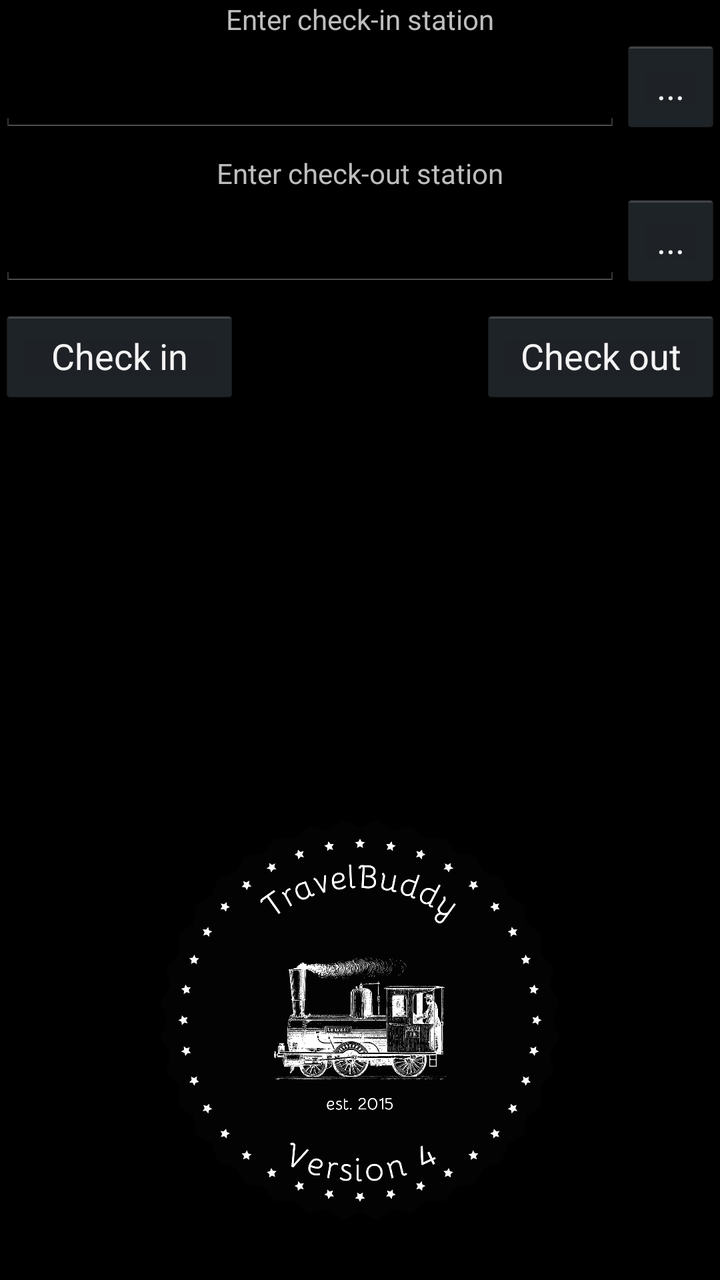
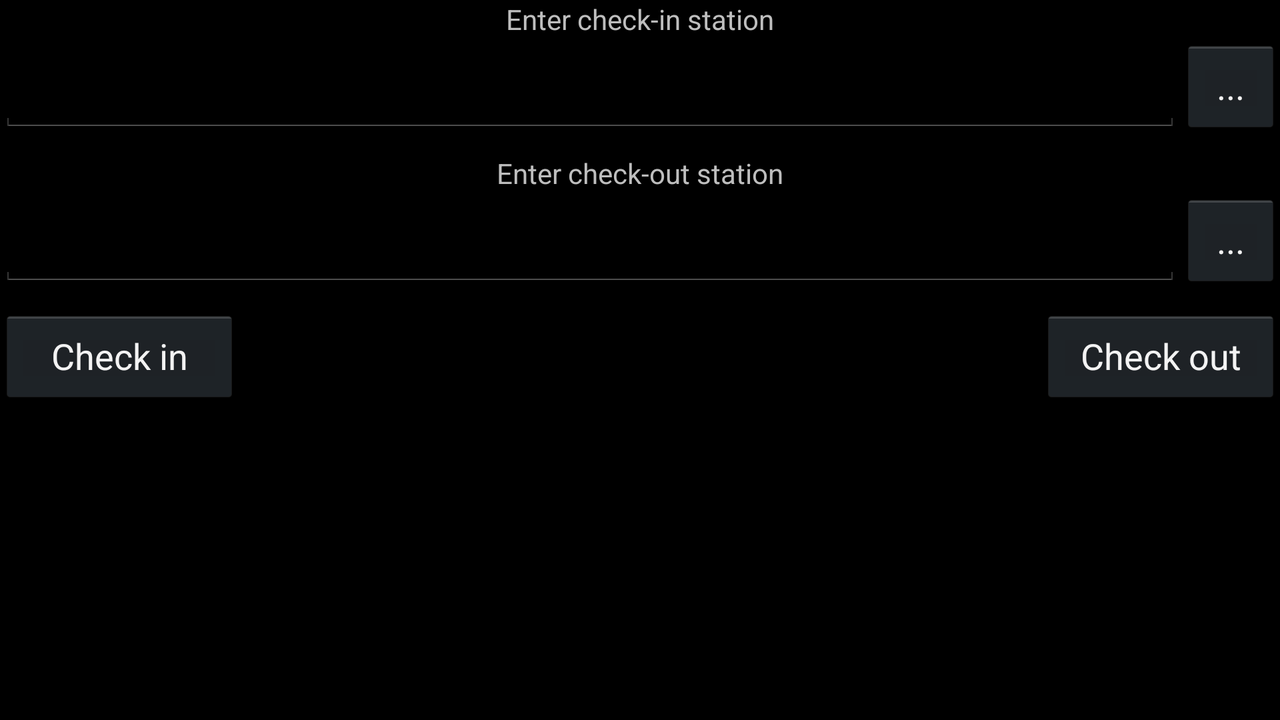

Two renders of one Android screen. The first uses the default layout on a phone; the second uses the alternative layout the repository ships for a different screen configuration, on a matching device. The two XML files are below.
<!-- AndroidManifest.xml: application theme DarkTheme -->
<!-- res/layout/fragment_travel.xml -->
<RelativeLayout xmlns:android="http://schemas.android.com/apk/res/android"
    xmlns:tools="http://schemas.android.com/tools"
    android:layout_width="match_parent"
    android:layout_height="match_parent"
    android:paddingLeft="@dimen/activity_horizontal_margin"
    android:paddingRight="@dimen/activity_horizontal_margin"
    android:paddingTop="@dimen/activity_vertical_margin"
    android:paddingBottom="@dimen/activity_vertical_margin"
    tools:context="it.lieberkind.travelbuddyv3.TravelFragment">

    <TextView android:id="@+id/checkin_label"
        android:text="@string/checkin_label"
        android:layout_width="match_parent"
        android:layout_height="wrap_content"
        android:gravity="center" />

    <Button android:id="@+id/select_checkin_station_button"
        android:layout_width="50dp"
        android:layout_height="wrap_content"
        android:layout_below="@id/checkin_label"
        android:layout_alignParentRight="true"
        android:text="..." />

    <EditText android:id="@+id/checkin_station"
        android:layout_width="match_parent"
        android:layout_height="wrap_content"
        android:layout_toLeftOf="@id/select_checkin_station_button"
        android:layout_alignBottom="@id/select_checkin_station_button" />

    <TextView android:id="@+id/checkout_label"
        android:text="@string/checkout_label"
        android:layout_width="match_parent"
        android:layout_height="wrap_content"
        android:layout_below="@+id/checkin_station"
        android:gravity="center"
        android:layout_marginTop="10dp" />

    <Button android:id="@+id/select_checkout_station_button"
        android:layout_width="50dp"
        android:layout_height="wrap_content"
        android:layout_below="@id/checkout_label"
        android:layout_alignParentRight="true"
        android:text="..." />

    <EditText android:id="@+id/checkout_station"
        android:layout_width="match_parent"
        android:layout_height="wrap_content"
        android:layout_toLeftOf="@id/select_checkout_station_button"
        android:layout_alignBottom="@id/select_checkout_station_button" />

    <Button android:id="@+id/checkin_button"
        android:layout_width="120dp"
        android:layout_height="wrap_content"
        android:layout_below="@id/checkout_station"
        android:text="@string/checkin_button"
        android:layout_marginTop="10dp" />

    <Button android:id="@+id/checkout_button"
        android:text="@string/checkout_button"
        android:layout_width="120dp"
        android:layout_height="wrap_content"
        android:layout_below="@id/checkout_station"
        android:layout_alignParentRight="true"
        android:layout_marginTop="10dp" />

    <ImageView android:id="@+id/logo"
        android:layout_width="200dp"
        android:layout_height="200dp"
        android:src="@drawable/logo"
        android:layout_alignParentBottom="true"
        android:layout_marginBottom="30dp"
        android:layout_centerHorizontal="true" />

</RelativeLayout>
<!-- resources referenced by this layout -->
<resources>
  <!-- drawable logo: png bitmap (drawable-hdpi, 214997 bytes) -->
  <string name="checkin_button">Check in</string>
  <string name="checkin_label">Enter check-in station</string>
  <string name="checkout_button">Check out</string>
  <string name="checkout_label">Enter check-out station</string>
  <style name="DarkTheme" parent="android:Theme.Holo" />
</resources>
<!-- res/layout-land/fragment_travel.xml (the repository's variant of the layout above) -->
<!-- drawn on the phone turned sideways -->
<RelativeLayout xmlns:android="http://schemas.android.com/apk/res/android"
    xmlns:tools="http://schemas.android.com/tools"
    android:layout_width="match_parent"
    android:layout_height="match_parent"
    android:paddingLeft="@dimen/activity_horizontal_margin"
    android:paddingRight="@dimen/activity_horizontal_margin"
    android:paddingTop="@dimen/activity_vertical_margin"
    android:paddingBottom="@dimen/activity_vertical_margin"
    tools:context="it.lieberkind.travelbuddyv3.TravelFragment">

    <TextView android:id="@+id/checkin_label"
        android:text="@string/checkin_label"
        android:layout_width="match_parent"
        android:layout_height="wrap_content"
        android:gravity="center" />

    <Button android:id="@+id/select_checkin_station_button"
        android:layout_width="50dp"
        android:layout_height="wrap_content"
        android:layout_below="@id/checkin_label"
        android:layout_alignParentRight="true"
        android:text="..." />

    <EditText android:id="@+id/checkin_station"
        android:layout_width="match_parent"
        android:layout_height="wrap_content"
        android:layout_toLeftOf="@id/select_checkin_station_button"
        android:layout_alignBottom="@id/select_checkin_station_button" />

    <TextView android:id="@+id/checkout_label"
        android:text="@string/checkout_label"
        android:layout_width="match_parent"
        android:layout_height="wrap_content"
        android:layout_below="@+id/checkin_station"
        android:gravity="center"
        android:layout_marginTop="10dp" />

    <Button android:id="@+id/select_checkout_station_button"
        android:layout_width="50dp"
        android:layout_height="wrap_content"
        android:layout_below="@id/checkout_label"
        android:layout_alignParentRight="true"
        android:text="..." />

    <EditText android:id="@+id/checkout_station"
        android:layout_width="match_parent"
        android:layout_height="wrap_content"
        android:layout_toLeftOf="@id/select_checkout_station_button"
        android:layout_alignBottom="@id/select_checkout_station_button" />

    <Button android:id="@+id/checkin_button"
        android:layout_width="120dp"
        android:layout_height="wrap_content"
        android:layout_below="@id/checkout_station"
        android:text="@string/checkin_button"
        android:layout_marginTop="10dp" />

    <Button android:id="@+id/checkout_button"
        android:text="@string/checkout_button"
        android:layout_width="120dp"
        android:layout_height="wrap_content"
        android:layout_below="@id/checkout_station"
        android:layout_alignParentRight="true"
        android:layout_marginTop="10dp" />

</RelativeLayout>
<!-- resources referenced by the variant -->
<!-- as the phone turned sideways resolves them -->
<resources>
  <string name="checkin_button">Check in</string>
  <string name="checkin_label">Enter check-in station</string>
  <string name="checkout_button">Check out</string>
  <string name="checkout_label">Enter check-out station</string>
  <style name="DarkTheme" parent="android:Theme.Holo" />
</resources>
